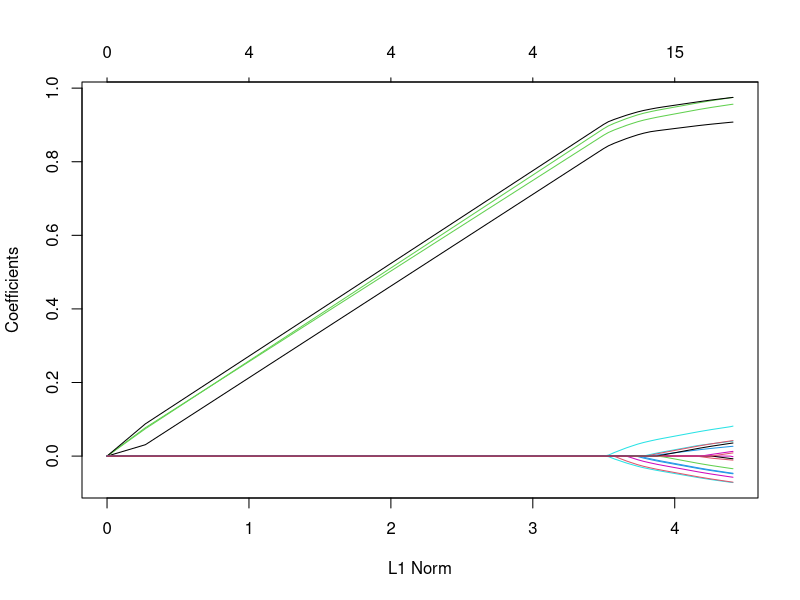
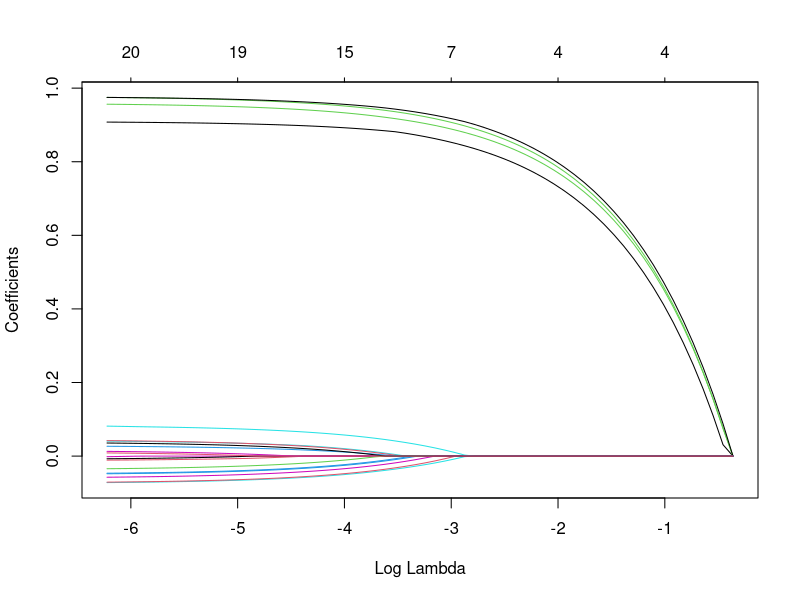
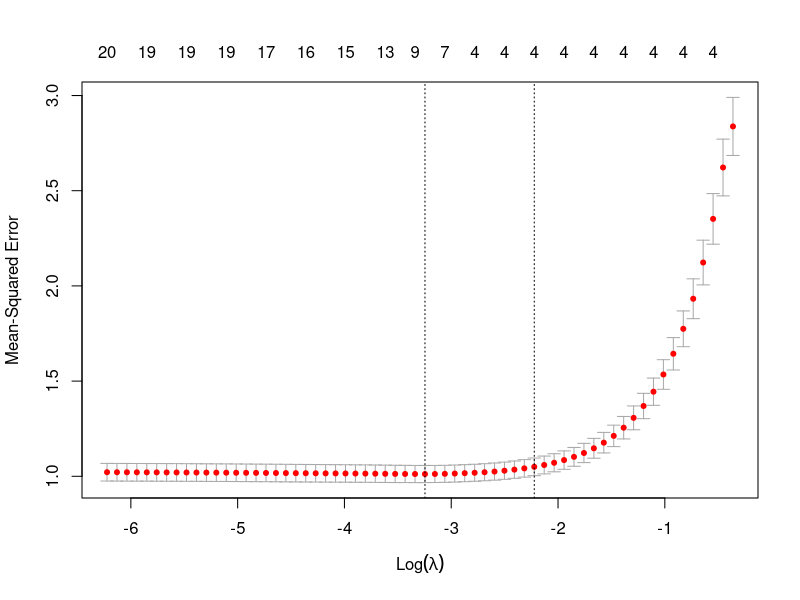

These charts were generated, in order, by the following R code:
library("dplyr")
library("glmnet")
data=read.table("wave.txt",header=TRUE,sep="\t")

x=as.matrix(dplyr::select(data,-observation))
write.table(x,file="x.txt",quote=FALSE)
y=unlist(dplyr::select(data,observation))
write.table(y,file="y.txt",quote=FALSE)

doukizuke=glmnet(x,y,intercept=TRUE)
plot(doukizuke)
dev.new()
plot(doukizuke,xvar="lambda")

cv.doukizuke=cv.glmnet(x,y,intercept=TRUE)
coefficient=coef(cv.doukizuke,s="lambda.1se")
write.table(as.matrix(coefficient),file="coefficient.txt",quote=FALSE)
dev.new()
plot(cv.doukizuke)
